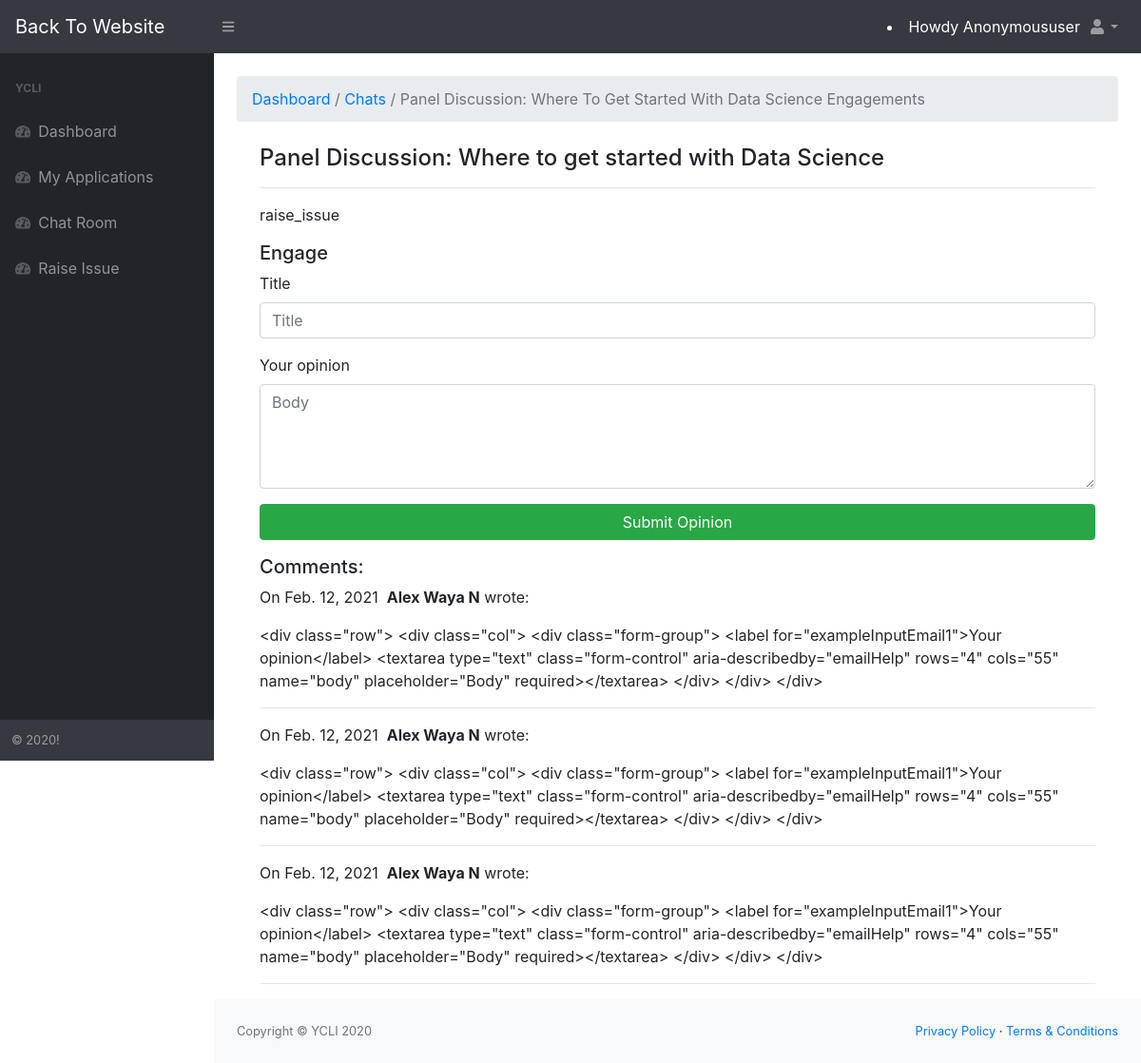
The page /dashboard/chatroom/chat/4/ on the database its author committed.
### chatroom/models.py (models this page shows)
class Chat(models.Model):
    title = models.CharField(max_length=255)
    body = models.TextField()
    created_on = models.DateTimeField(auto_now_add=True)
    last_modified = models.DateTimeField(auto_now=True)
    categories = models.ManyToManyField('Category', related_name='posts')

class Comment(models.Model):
    author = models.CharField(max_length=60)
    body = models.TextField()
    created_on = models.DateTimeField(auto_now_add=True)
    post = models.ForeignKey('Chat', on_delete=models.CASCADE)

### chatroom/views.py (the view, shortened to what this page needs)
# urls.py: path("chat/<int:pk>/", views.chat_detail, name="chat_detail"),
def chat_detail(request, pk):
    post = Chat.objects.get(pk=pk)
    form = CommentForm()
    comments = Comment.objects.filter(post=post)
    context = {
        "post": post,
        "comments": comments,
        "form": form,
    }
    return render(request, "chatroom/chat_detail.html", context)

### chatroom/forms.py
class CommentForm(forms.Form):
    author = forms.CharField(
        max_length=60,
        widget=forms.TextInput(attrs={
            "class": "form-control",
            "placeholder": "Your Name"
        })
    )
    body = forms.CharField(widget=forms.Textarea(
        attrs={
            "class": "form-control",
            "placeholder": "Leave a comment!"
        })
    )

### chatroom/templates/chatroom/chat_detail.html (shortened to what this page needs)
{% extends 'accounts/dashboard.html' %}
{% block dashboard_content %}
{% load static %}
<div class="container-fluid">
    <ol class="breadcrumb mb-4">
        <li class="breadcrumb-item active"><a href="{% url 'my_dashboard_view' %}" style="text-decoration: none;">Dashboard</a>&nbsp;/&nbsp; <a style="text-decoration: none;" href="{% url 'chat_index' %}">Chats</a>&nbsp;/ {{ post.title | title }} Engagements</li>
    </ol>
    <div class="container">
        <div class="">
            <h4>{{ post.title }}</h4>
            <hr>
            <p>{{ post.body | linebreaks }}</p>
            <h5>Engage</h5>
            <form action="/dashboard/chatroom/chat/{{ post.pk }}/" method="post">
                <div class="row">
                    <div class="col">
                      <div class="form-group">
                        <label for="exampleInputEmail1">Title</label>
                        <input type="text" class="form-control" name="author" aria-describedby="emailHelp" placeholder="Title" required>
                      </div>
                    </div>
                </div>
                <div class="row">
                    <div class="col">
                      <div class="form-group">
                          <label for="exampleInputEmail1">Your opinion</label>
                          <textarea type="text" class="form-control" aria-describedby="emailHelp" rows="4" cols="55" name="body" placeholder="Body" required></textarea>
                      </div>
                    </div>
                </div>
                <div class="form-group">
                <button type="submit" class="btn btn-success btn-block">Submit Opinion</button>
              </div>
            </form>
            <h5>Comments:</h5>
            {% for comment in comments %}
            <p>
                On {{comment.created_on.date }}&nbsp;
                <b>{{ comment.author }}</b> wrote:
            </p>
            <p>{{ comment.body }}</p>
            <hr>
            {% endfor %}
        </div>
    </div>
</div>
{% endblock %}

### rows shown on the page
Chat: title "Panel Discussion: Where To Get Started With Data Science", title "Panel Discussion: Where to get started with Data Science", body "raise_issue"
Comment: created_on "Feb. 12, 2021", author "Alex Waya N", body "<div class=\"row\"> <div class=\"col\"> <div class=\"form-group\"> <label for=\"exampleInputEmail1\">Your opinion</label> <textarea type=\"text\" class=\"form-control\" aria-describedby=\"emailHelp\" rows=\"4\" cols=\"55\" name=\"body\" placeholder=\"Body\" required></textarea> </div> </div> </div>"
Comment: created_on "Feb. 12, 2021", author "Alex Waya N", body "<div class=\"row\"> <div class=\"col\"> <div class=\"form-group\"> <label for=\"exampleInputEmail1\">Your opinion</label> <textarea type=\"text\" class=\"form-control\" aria-describedby=\"emailHelp\" rows=\"4\" cols=\"55\" name=\"body\" placeholder=\"Body\" required></textarea> </div> </div> </div>"
Comment: created_on "Feb. 12, 2021", author "Alex Waya N", body "<div class=\"row\"> <div class=\"col\"> <div class=\"form-group\"> <label for=\"exampleInputEmail1\">Your opinion</label> <textarea type=\"text\" class=\"form-control\" aria-describedby=\"emailHelp\" rows=\"4\" cols=\"55\" name=\"body\" placeholder=\"Body\" required></textarea> </div> </div> </div>"

### other values the page prints
{{ request.user | title }} "Anonymoususer"
